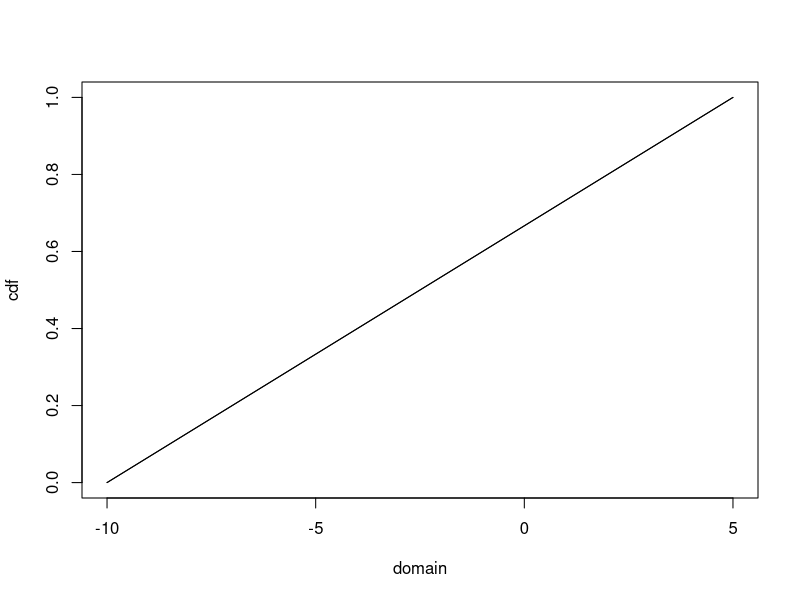

This chart was generated by the following R code:
rm(list=ls(all=TRUE)) #clears memory

alpha = -10
beta = 5
domain = seq(from=alpha, to=beta, by=0.01)
#f(a) = 1/15x + 2/3
paper = (domain/15)+(2/3)
cdf = punif(domain, alpha, beta)
plot(domain, cdf, type = 'l',color = 'blue', ylim = c(0,1))
lines(domain, paper, type ='l', color = 'red')